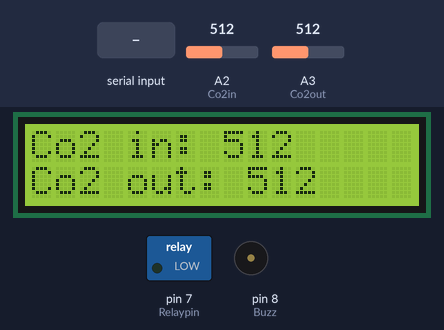
Recording of a sketch running on a simulated Arduino Uno, built with avr-gcc and run on an emulated ATmega328P. Shown: 16×2 character LCD, switched loads named in the sketch (green lamp = pin HIGH), buzzer (waves = sounding, pin HIGH). The test bench sets the inputs (shaded band); at power-on: A2 (Co2in) = 512, A3 (Co2out) = 512. What the sketch prints to the serial monitor is not drawn.

Above: at 1.2 s.
1.3 s: "1,1\n" received over the second serial link
At 2.2 s:
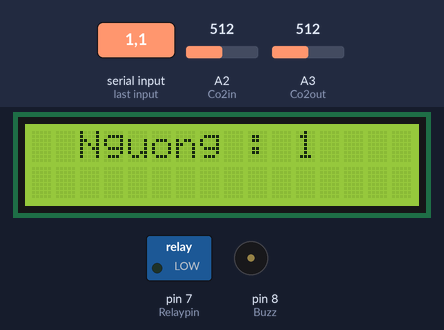
At 7.7 s:
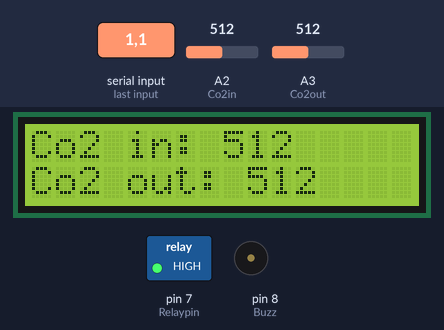
Timing chart, 0 to 9.2 s (numbered marks = the images above; inputs shaded):
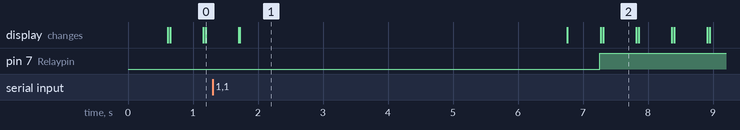

Measured:
- after the input at 1.3 s, pin 7 (Relaypin): LOW → HIGH after 6.0 s; the display: first differs from a run without the input after 0.42 s (image 1)
- what the display in image 1 shows lasts 5.1 s, from 1.7 s to 6.8 s
- what the display in image 2 shows lasts 0.5 s, from 7.3 s to 7.8 s

The sketch:

DokhiCo2.ino
```cpp
#include <LiquidCrystal_I2C.h>
#include <SoftwareSerial.h>
#define Co2in A2
#define Co2out A3
#define Relaypin 7
#define Buzz 8
SoftwareSerial mySerial(3, 2);
LiquidCrystal_I2C lcd(0x27, 16, 2);
int Nguong = 200, Nguongcu, Co2In_Value, Co2Out_Value;
String canhbao = "0", State = "0", FanValue = "0";
unsigned long lastTime = 0;
void setup() {
  // put your setup code here, to run once:
  pinMode(Buzz, OUTPUT);
  pinMode(Relaypin, OUTPUT);

  lcd.init();
  lcd.backlight();
  Serial.begin(9600);
  mySerial.begin(9600);
}

void loop() {
  // put your main code here, to run repeatedly:
  dataReceived();
  Co2In_Value = round(trungbinhvao());
  Co2Out_Value = round(trungbinhra());
  display(Co2In_Value, Co2Out_Value);
  if (FanValue == "1") {
    digitalWrite(Relaypin, HIGH);
  } else {
    digitalWrite(Relaypin, LOW);
  }
  if (Co2Out_Value > Nguong && canhbao == "1") {
    digitalWrite(Buzz, HIGH);
    State = "1";
  } else {
    digitalWrite(Buzz, LOW);
    State = "0";
  }

  if (millis() - lastTime > 3000) {
    dataSend();
    lastTime = millis();
  }
}

void display(int Co2InValue, int Co2OutValue) {

  lcd.setCursor(0, 0);
  lcd.print("Co2 in: ");
  lcd.print(Co2InValue);
  lcd.setCursor(0, 1);
  lcd.print("Co2 out: ");
  lcd.print(Co2OutValue);
  delay(500);
  lcd.clear();
}


void dataReceived() {
  if (mySerial.available()) {                              // Kiểm tra xem có dữ liệu đang được gửi đến không
    String receivedData = mySerial.readStringUntil('\n');  // Đọc chuỗi dữ liệu cho đến khi gặp ký tự '\n'
    String data[3];
    // Tách dữ liệu bằng dấu phẩy

    int startIndex = 0;
    int commaIndex;

    for (int i = 0; i < 3; i++) {
      commaIndex = receivedData.indexOf(',', startIndex);
      if (commaIndex != -1) {
        data[i] = receivedData.substring(startIndex, commaIndex);
        startIndex = commaIndex + 1;
      } else {
        data[i] = receivedData.substring(startIndex);
        break;
      }
    }

    // Xử lý dữ liệu nhận được
    for (int i = 0; i < 3; i++) {
      Serial.print("Data " + String(i + 1) + ": ");
      Serial.print(data[i]);
      Serial.print("\t");
    }
    Serial.println();
    FanValue = data[0];
    Nguong = data[1].toInt();
    canhbao = data[2];
    if (Nguong != Nguongcu) {
      lcd.clear();
      lcd.setCursor(2, 0);
      lcd.print("Nguong : ");
      lcd.print(Nguong);
      delay(5000);
    }
    Nguongcu = Nguong;
  }
}

void dataSend() {
  String data1[3] = { String(Co2In_Value), String(Co2Out_Value), String(State) };


  String combinedData1 = "";  // Khởi tạo chuỗi kết quả

  combinedData1 = data1[0] + "," + data1[1] + "," + data1[2] + "\n";
  // Kết hợp các dữ liệu vào chuỗi

  // Gửi chuỗi dữ liệu qua UART
  mySerial.print(combinedData1);
  // Serial.print(combinedData1);
}

float trungbinhvao() {
  int Co2In = analogRead(Co2in);
  float tong;
  for (int i = 0; i < 400; i++) {
    tong += Co2In;
  }
  return tong/400;
}
float trungbinhra() {
 int Co2Out = analogRead(Co2out);
  float tong;
  for (int i = 0; i < 400; i++) {
    tong += Co2Out;
  }
  return tong/400;
}
```
